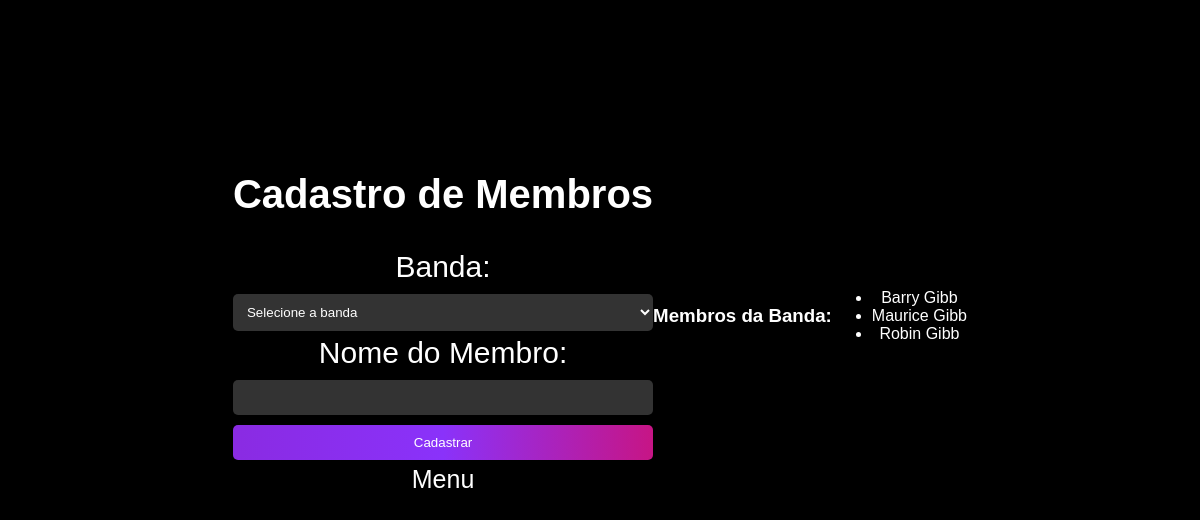
Page /Definitive_PHP/registro_membro.php?banda_id=1 on the committed database.
### tables this page shows
CREATE TABLE integrantes (
    id INT AUTO_INCREMENT PRIMARY KEY,
    nome VARCHAR(255) NOT NULL,
    banda_id INT NOT NULL,
    FOREIGN KEY (banda_id) REFERENCES bandas(id)
);

### Definitive_PHP/registro_membro.php (the view, shortened to what this page needs)
<?php
$valido = false;
try {
    $connection = new PDO("mysql:host=localhost;dbname=POP_BD", "root", "");
    $connection->exec("set names utf8");
} catch (PDOException $e) {
    echo "Falha: " . $e->getMessage();
    exit();
}
?>
<!DOCTYPE html>
<html lang="pt-br">
<head>
</head>
<body>
  <div class="stars"></div>
    <?php
    if ($valido == true) {
        echo "<p>Membro cadastrado com sucesso!</p>";
        echo "<p><a href='membros.php'>Visualizar bandas cadastradas</a></p>";
    } else {
        ?>
        <form method="POST" action="?validar=true">
        <h2>Cadastro de Membros</h2>
            <label for="banda_id" class="lbl">Banda:</label>
            <select name="banda_id" id="banda_id">
                <option value="">Selecione a banda</option>
            </select>
            <label for="nome" class="lbl">Nome do Membro:</label>
            <input type="text" name="nome" id="nome"
                   value="<?php if (isset($_POST["nome"])) {
                       echo $_POST["nome"];
                   } ?>">
            <input type="submit" value="Cadastrar">
            <a href="Menu.html">Menu</a>
        </form>
        <?php if (isset($_GET["banda_id"]) && !empty($_GET["banda_id"])) { ?>
            <h3>Membros da Banda:</h3>
            <ul>
                <?php
                $sql = "SELECT id, nome FROM integrantes WHERE banda_id = ? ORDER BY nome";
                $stmt = $connection->prepare($sql);
                $stmt->bindParam(1, $_GET["banda_id"]);
                $stmt->execute();
                $membros = $stmt->fetchAll(PDO::FETCH_ASSOC);
                foreach ($membros as $membro) { ?>
                    <li><?php echo $membro["nome"]; ?></li>
                <?php } ?>
            </ul>
        <?php } ?>
    <?php
    }
    ?>
</body>
</html>

### Definitive_PHP/registro_membro.php (style rules this page uses)
body { margin-top:-7%; background-color: #000; color: #fff; font-family: sans-serif; display: flex; justify-content: center; align-items: center; min-height: 100vh; text-align: center; }
h2 { color: white; font-size: 40px; }
input[type="text"], input[type="submit"], select { padding: 10px; margin: 5px 0; border: none; border-radius: 5px; background-color: #333; color: #fff; width: 100%; box-sizing: border-box; }
input[type="submit"] { background-image: linear-gradient(to right, rgb(138, 43, 226), rgb(138, 50, 250), rgb(199, 21, 133)); cursor: pointer; }
label { display: block; margin-bottom: 5px; }
.lbl { font-size: 30px; }
a { text-decoration: none; color:white; font-size: 25px; }
.stars { position: fixed; top: 0; left: 0; width: 100%; height: 100%; pointer-events: none; z-index: -1; }

### rows in the picture
integrantes: nome "Barry Gibb"
integrantes: nome "Maurice Gibb"
integrantes: nome "Robin Gibb"
